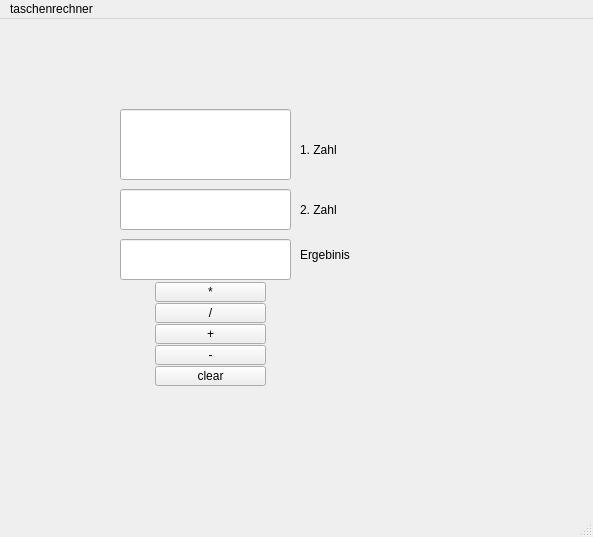
<?xml version="1.0" encoding="UTF-8"?>
<ui version="4.0">
 <class>MainWindow</class>
 <widget class="QMainWindow" name="MainWindow">
  <property name="geometry">
   <rect>
    <x>0</x>
    <y>0</y>
    <width>593</width>
    <height>537</height>
   </rect>
  </property>
  <property name="windowTitle">
   <string>MainWindow</string>
  </property>
  <widget class="QWidget" name="centralwidget">
   <widget class="QPushButton" name="pushButton">
    <property name="geometry">
     <rect>
      <x>155</x>
      <y>263</y>
      <width>111</width>
      <height>20</height>
     </rect>
    </property>
    <property name="text">
     <string>*</string>
    </property>
   </widget>
   <widget class="QPushButton" name="pushButton_5">
    <property name="geometry">
     <rect>
      <x>155</x>
      <y>284</y>
      <width>111</width>
      <height>20</height>
     </rect>
    </property>
    <property name="text">
     <string>/</string>
    </property>
   </widget>
   <widget class="QPushButton" name="pushButton_2">
    <property name="geometry">
     <rect>
      <x>155</x>
      <y>305</y>
      <width>111</width>
      <height>20</height>
     </rect>
    </property>
    <property name="text">
     <string>+</string>
    </property>
   </widget>
   <widget class="QPushButton" name="pushButton_6">
    <property name="geometry">
     <rect>
      <x>155</x>
      <y>326</y>
      <width>111</width>
      <height>20</height>
     </rect>
    </property>
    <property name="text">
     <string>-</string>
    </property>
   </widget>
   <widget class="QLineEdit" name="lineEdit">
    <property name="geometry">
     <rect>
      <x>120</x>
      <y>90</y>
      <width>171</width>
      <height>71</height>
     </rect>
    </property>
   </widget>
   <widget class="QLabel" name="label">
    <property name="geometry">
     <rect>
      <x>300</x>
      <y>105</y>
      <width>111</width>
      <height>51</height>
     </rect>
    </property>
    <property name="text">
     <string>1. Zahl</string>
    </property>
   </widget>
   <widget class="QLabel" name="label_2">
    <property name="geometry">
     <rect>
      <x>300</x>
      <y>175</y>
      <width>111</width>
      <height>31</height>
     </rect>
    </property>
    <property name="text">
     <string>2. Zahl</string>
    </property>
   </widget>
   <widget class="QLineEdit" name="lineEdit_2">
    <property name="geometry">
     <rect>
      <x>120</x>
      <y>170</y>
      <width>171</width>
      <height>41</height>
     </rect>
    </property>
   </widget>
   <widget class="QLabel" name="label_3">
    <property name="geometry">
     <rect>
      <x>300</x>
      <y>220</y>
      <width>121</width>
      <height>31</height>
     </rect>
    </property>
    <property name="text">
     <string>Ergebinis</string>
    </property>
   </widget>
   <widget class="QLineEdit" name="lineEdit_3">
    <property name="geometry">
     <rect>
      <x>120</x>
      <y>220</y>
      <width>171</width>
      <height>41</height>
     </rect>
    </property>
   </widget>
   <widget class="QPushButton" name="pushButton_3">
    <property name="geometry">
     <rect>
      <x>155</x>
      <y>347</y>
      <width>111</width>
      <height>20</height>
     </rect>
    </property>
    <property name="text">
     <string>clear</string>
    </property>
   </widget>
  </widget>
  <widget class="QMenuBar" name="menubar">
   <property name="geometry">
    <rect>
     <x>0</x>
     <y>0</y>
     <width>593</width>
     <height>18</height>
    </rect>
   </property>
   <widget class="QMenu" name="menutaschenrechner">
    <property name="title">
     <string>taschenrechner</string>
    </property>
   </widget>
   <addaction name="menutaschenrechner"/>
  </widget>
  <widget class="QStatusBar" name="statusbar"/>
 </widget>
 <resources/>
 <connections/>
</ui>
